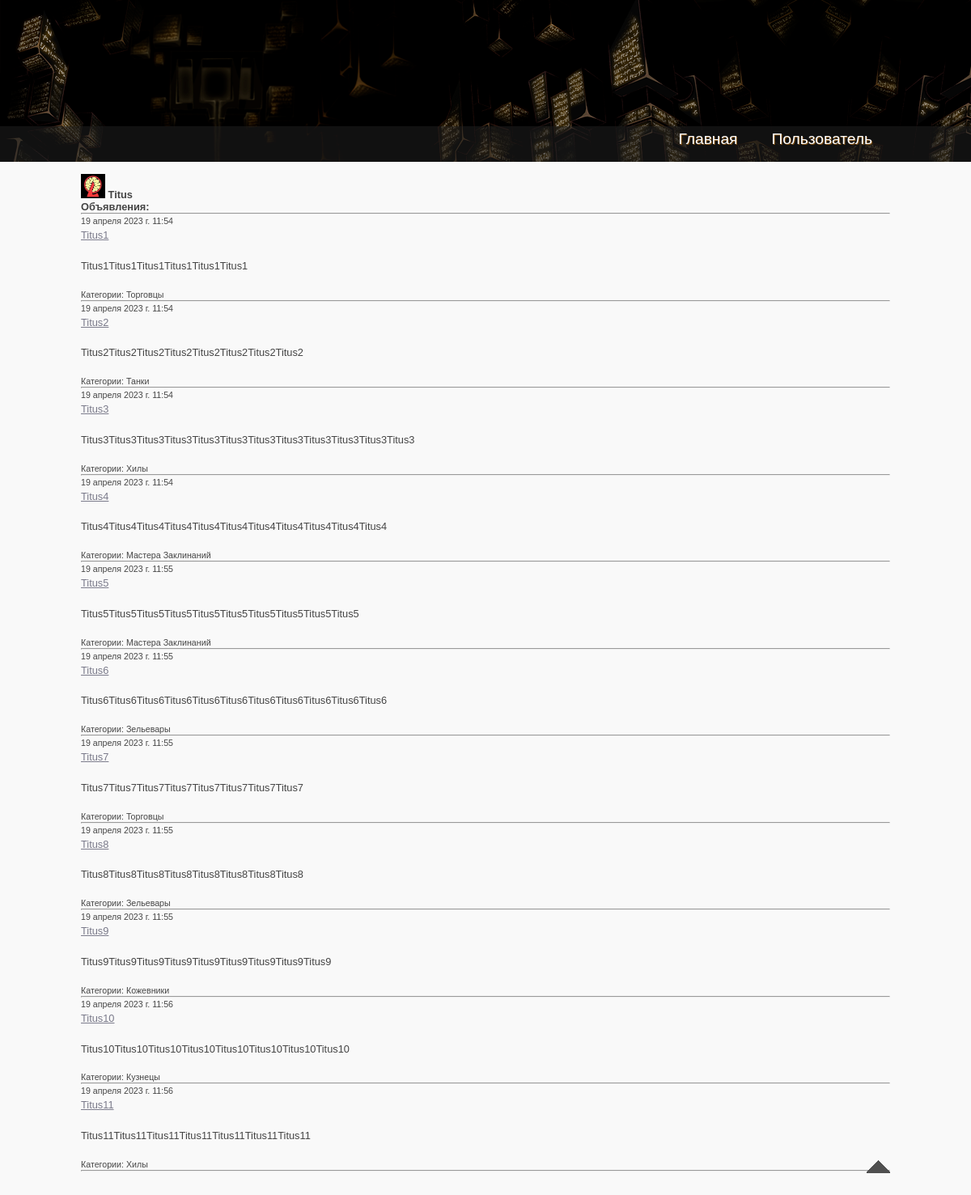
The app's page /author/4/ with its own data.
### forum/models.py (models this page shows, shortened)
class FUser(models.Model):
    name = models.CharField(max_length=32)
    email = models.OneToOneField(User, on_delete=models.CASCADE)
    avatar = models.ImageField(upload_to='', blank=True)

class Post(models.Model):
    author = models.ForeignKey('FUser', on_delete=models.CASCADE)
    date = models.DateTimeField(auto_now_add=True)
    title = models.TextField(max_length=128)
    text = FroalaField(theme='dark')
    category = models.ManyToManyField('Category', through='PostCategory')

class Category(models.Model):
    category = models.CharField(max_length=64, unique=True)
    def __str__(self):
        return self.category.title()

### forum/views.py (the view)
# urls.py: path('author/<pk>/', AuthorDetail.as_view(), name='author'),
class AuthorDetail(DetailView):
    model = FUser
    template_name = 'author.html'
    context_object_name = 'author'
    def get_context_data(self, **kwargs):
        context = super().get_context_data(**kwargs)
        context['post'] = Post.objects.all().filter(author=kwargs.get('object'))
        return context

### templates/author.html
{% extends 'flatpages/default.html' %}
{% load static %}
{% load custom_filters %}
{% block content %}
<img src="/media/{{ author.avatar }}" class="rounded-circle" width="30" height="30"/>
<b>{{ author.name }}</b>
<br>
<b>Объявления:</b>
<hr>
{% for post in post %}
    <small class="card-subtitle">{{ post.date }}</small>
    <p><a href="post/{{ post.id }}/">{{ post.title|truncatechars:50 }}</a></p>
    <p>{{ post.text|striptags|truncatechars:128 }}</p>
    <small class="card-subtitle">Категории: {% for category in post.category.all %}{{ category }} {% endfor %}</small>
    <br>
    <hr>
{% endfor %}
{% endblock content %}

### static/css/asd.css (style rules this page uses)
html { height: 100%; }
* { margin: 0; padding: 0; }
body { font: normal .80em 'Droid Sans', arial, sans-serif; background: #F9F9F9; color: #444; }
p { padding: 0 0 16px 0; line-height: 1.7em; }
img { border: 0; }
a, a:hover { outline: none; text-decoration: underline; color: #787888; }

### records on screen
FUser: avatar (placeholder picture), name "Titus"
Post: date "19 апреля 2023 г. 11:54", title "Titus1", text "Titus1Titus1Titus1Titus1Titus1Titus1"
Category: category "Торговцы"
Post: date "19 апреля 2023 г. 11:54", title "Titus2", text "Titus2Titus2Titus2Titus2Titus2Titus2Titus2Titus2"
Category: category "Танки"
Post: date "19 апреля 2023 г. 11:54", title "Titus3", text "Titus3Titus3Titus3Titus3Titus3Titus3Titus3Titus3Titus3Titus3Titus3Titus3"
Category: category "Хилы"
Post: date "19 апреля 2023 г. 11:54", title "Titus4", text "Titus4Titus4Titus4Titus4Titus4Titus4Titus4Titus4Titus4Titus4Titus4"
Category: category "Мастера Заклинаний"
Post: date "19 апреля 2023 г. 11:55", title "Titus5", text "Titus5Titus5Titus5Titus5Titus5Titus5Titus5Titus5Titus5Titus5"
Post: date "19 апреля 2023 г. 11:55", title "Titus6", text "Titus6Titus6Titus6Titus6Titus6Titus6Titus6Titus6Titus6Titus6Titus6"
Category: category "Зельевары"
Post: date "19 апреля 2023 г. 11:55", title "Titus7", text "Titus7Titus7Titus7Titus7Titus7Titus7Titus7Titus7"
Post: date "19 апреля 2023 г. 11:55", title "Titus8", text "Titus8Titus8Titus8Titus8Titus8Titus8Titus8Titus8"
Post: date "19 апреля 2023 г. 11:55", title "Titus9", text "Titus9Titus9Titus9Titus9Titus9Titus9Titus9Titus9Titus9"
Category: category "Кожевники"
Post: date "19 апреля 2023 г. 11:56", title "Titus10", text "Titus10Titus10Titus10Titus10Titus10Titus10Titus10Titus10"
Category: category "Кузнецы"
Post: date "19 апреля 2023 г. 11:56", title "Titus11", text "Titus11Titus11Titus11Titus11Titus11Titus11Titus11"
